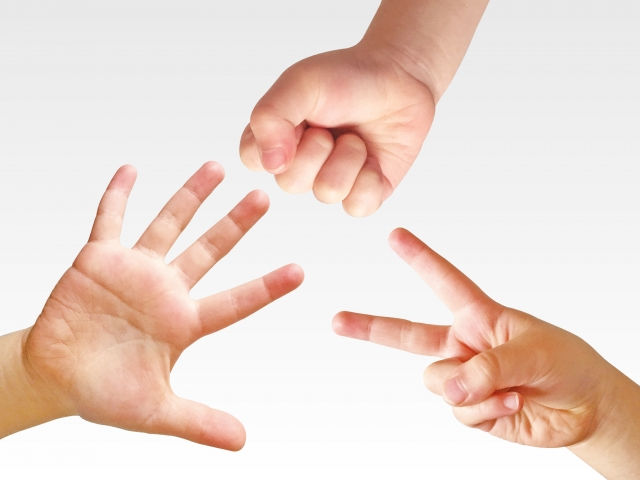
#> input picture Ex2/Advanced/image.jpg, 640 x 480 px
$ python test1.py
#> lines starting #> are read from the running program, lines starting #| are printed output that depends on the picture; after the words box and inside, x2 and y2 are one past the last pixel; in counts of white or black regions, pixels touching at a corner belong together
import os
import cv2

# 画像の読み込み
path = 'image.jpg'
if not os.path.exists(path):
    raise FileNotFoundError('No such file: {}'.format(path))
    exit()
image = cv2.imread(path)
#> image is the input picture: shape (480, 640, 3); mean B, G, R 208, 216.9, 235.5

# グレースケール変換
gray = cv2.cvtColor(image, cv2.COLOR_BGR2GRAY)
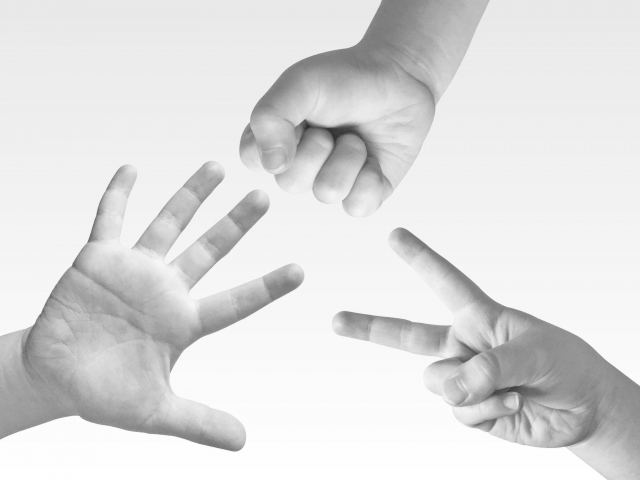
#> gray: shape (480, 640); min 44, max 255, mean 221.4

# ぼかし
blurred = cv2.GaussianBlur(gray, (5, 5), 0)

# エッジ検出
edges = cv2.Canny(blurred, 50, 150)
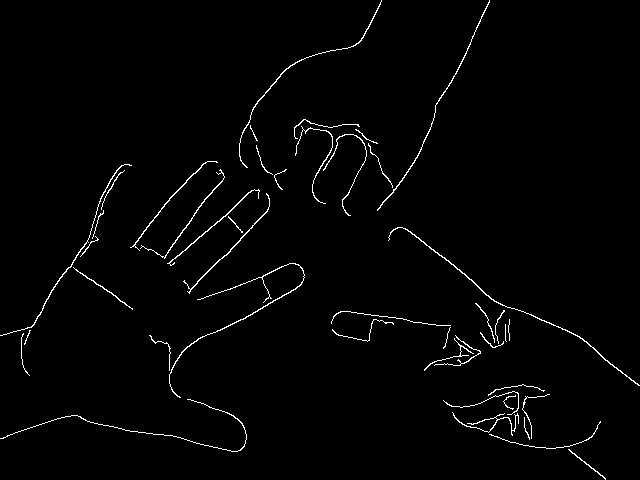
#> edges: shape (480, 640); 1.7% white in thin lines or dots

# 輪郭検出
contours, hierarchy = cv2.findContours(edges, cv2.RETR_EXTERNAL, cv2.CHAIN_APPROX_SIMPLE)
#> contours = 44 contours, 27 with area under 20; largest, box (x1, y1, x2, y2) and area: (388, 227, 640, 386) 148, (169, 263, 305, 398) 106, (377, 0, 490, 211) 94, (239, 0, 382, 168) 82, (183, 193, 270, 294) 80

# チョキの形をした輪郭のフィルタリング
choki_contours = []
for contour in contours:
    # 輪郭の面積を計算
    area = cv2.contourArea(contour)
    # 輪郭の周囲長を計算
    perimeter = cv2.arcLength(contour, True)
    # チョキの形の特徴に基づいたフィルタリング
    if area > 100 and perimeter > 100:
        # 近似
        approx = cv2.approxPolyDP(contour, 0.01 * perimeter, True)
        # 頂点の数が3〜5個で、周囲長と面積の比率が特定の範囲内
        if len(approx) >= 3 and len(approx) <= 5 and area / perimeter**2 > 0.01:
            choki_contours.append(contour)
#> this loop made 44 passes
#> (area, perimeter) on passes 1, 4, 5, 10, 11, 23, 24, 26, 29, 30, 33, 34: (28.5, 99.44), (36.5, 339.3), (25, 720.7), (21, 172.5), (22.5, 186.1), (36.5, 153.4), (105.5, 755.3), (147.5, 651.8), (80, 300.9), (73.5, 278.5), (63.5, 309), (77, 491.7)
#> after the loop, choki_contours = []

# チョキの形をした輪郭の描画
for contour in contours:
    cv2.drawContours(image, [contour], -1, (0, 255, 0), 3)
#> this loop made 44 passes
#> contour on pass 17: [[505, 324], [505, 340], [506, 341], [505, 340]]
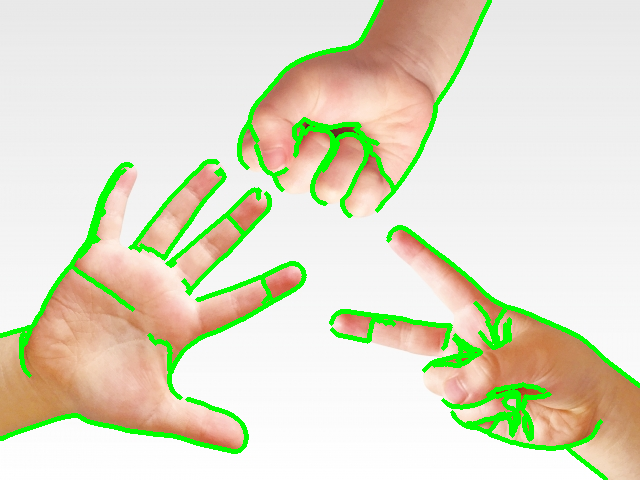
#> image: shape (480, 640, 3); 6.61% of pixels changed, all inside (x1, y1, x2, y2) = (0, 0, 640, 480)

# 画像の表示
cv2.imshow('Choki Detection', image)
cv2.waitKey(0)
cv2.destroyAllWindows()
